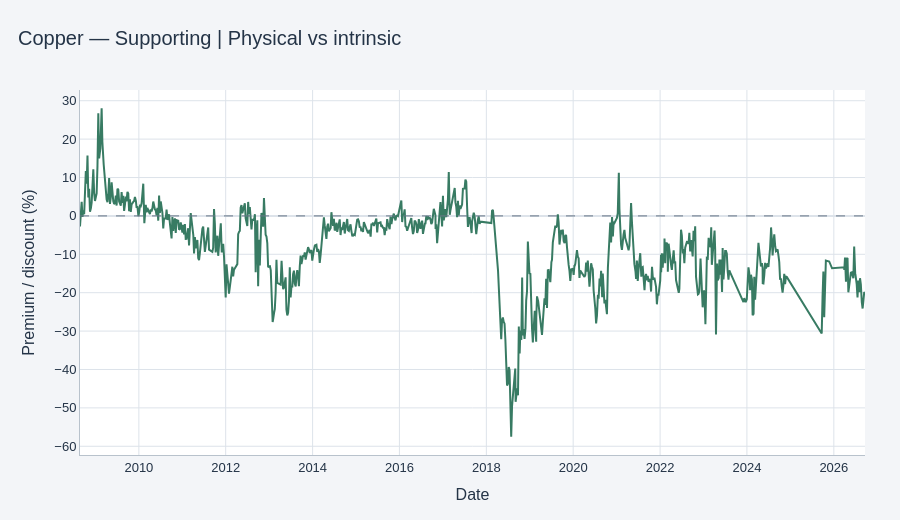

Write notebook code for a chart like this one.
### Markdown cell above
## Supporting result: physical vs intrinsic

This chart measures the domestic physical-market premium or discount to the same international reference.

### Code cell
figures[2].show(config=PLOTLY_CONFIG)

### Figure 1 — Plotly figure (JSON) as saved in the notebook; plotly's stock layout.template omitted (floating-point values rounded to 4 significant figures; data arrays with more than 128 entries replaced by an {"elided": "..."} marker saying what was removed)
{"data": [{"connectgaps": false, "hovertemplate": "%{x|%Y-%m-%d}<br>%{y:.2f}%<extra></extra>", "line": {"color": "#387B63", "width": 2}, "mode": "lines", "name": "Supporting | Physical vs intrinsic", "type": "scatter", "x": {"elided": "799 str values"}, "y": {"elided": "799 float values"}}], "layout": {"autosize": true, "font": {"color": "#243447", "family": "Arial, Tahoma, sans-serif", "size": 13}, "height": 520, "hoverlabel": {"bgcolor": "#FFFFFF", "font": {"color": "#243447"}}, "hovermode": "x unified", "margin": {"b": 65, "l": 80, "r": 35, "t": 90}, "paper_bgcolor": "#F3F5F8", "plot_bgcolor": "#FFFFFF", "shapes": [{"line": {"color": "#687787", "dash": "dash", "width": 1}, "type": "line", "x0": 0, "x1": 1, "xref": "x domain", "y0": 0, "y1": 0, "yref": "y"}], "title": {"font": {"size": 20}, "text": "Copper — Supporting | Physical vs intrinsic", "x": 0.02, "xanchor": "left"}, "xaxis": {"automargin": true, "gridcolor": "#DDE3EA", "linecolor": "#B8C2CC", "showgrid": true, "title": {"text": "Date"}, "zerolinecolor": "#DDE3EA"}, "yaxis": {"automargin": true, "gridcolor": "#DDE3EA", "linecolor": "#B8C2CC", "showgrid": true, "title": {"text": "Premium / discount (%)"}, "zerolinecolor": "#DDE3EA"}}}
